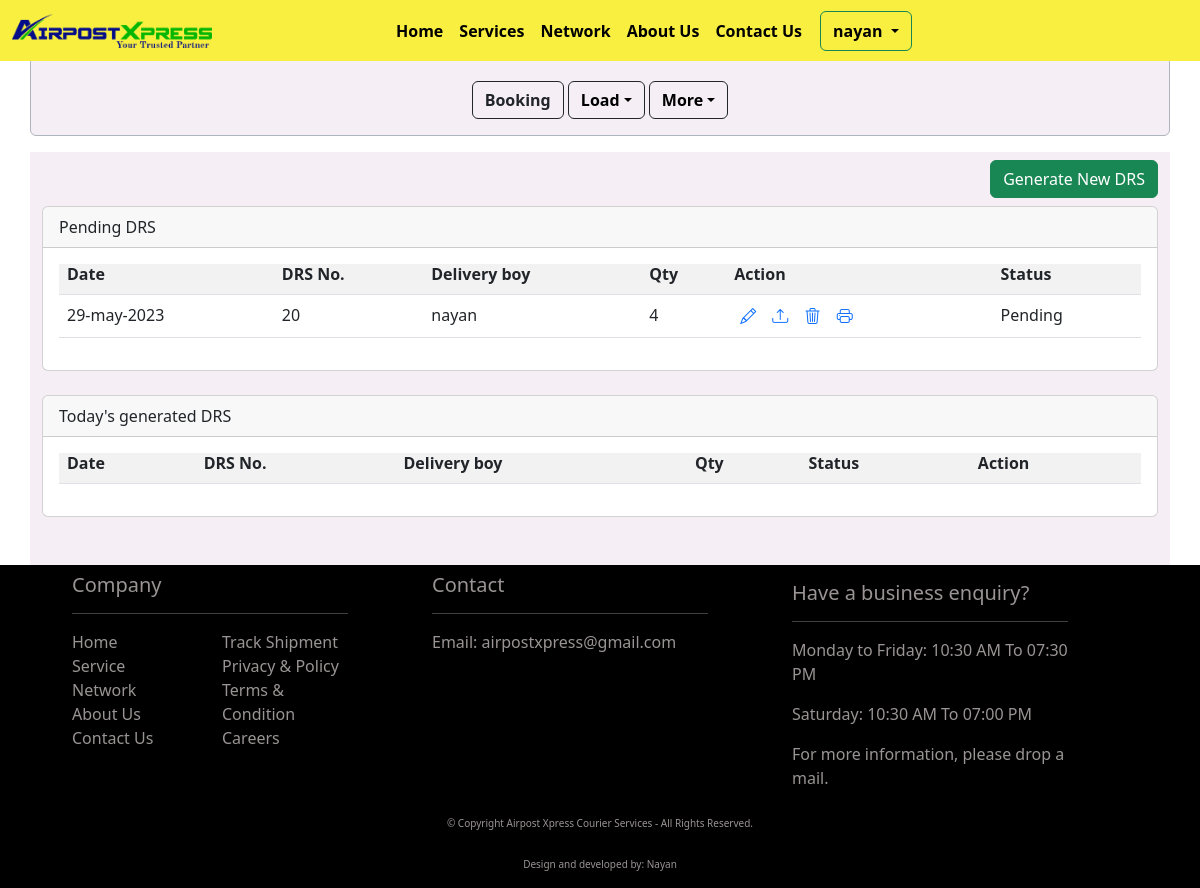
/drs (signed in), run on an earlier commit of the app's database.
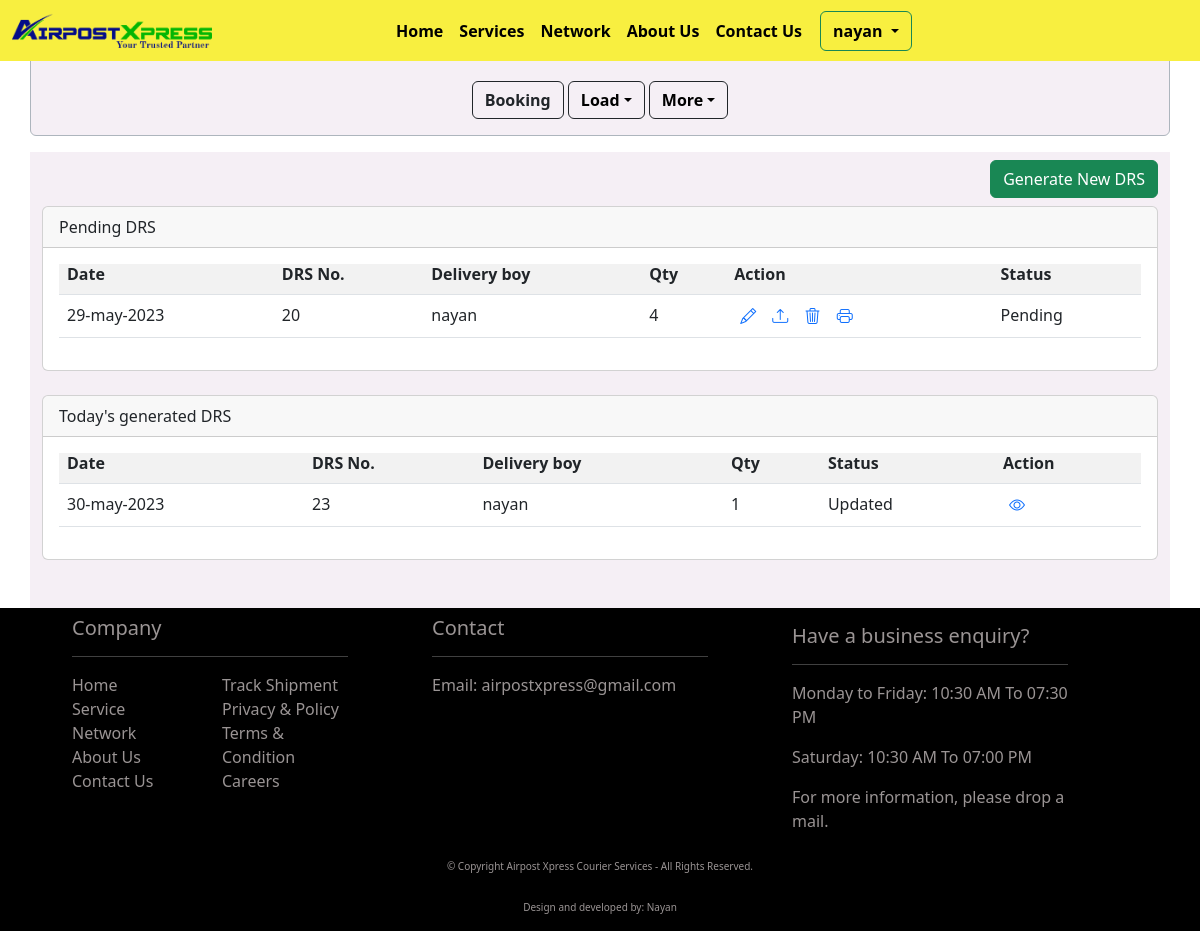
And on a later commit of the database.
### api/models.py (models this page shows, shortened)
class DrsMaster(models.Model):
    drs_no = models.CharField(max_length=25, blank=False, null=True)
    date = models.DateTimeField(blank=True, null=True)
    area_name = models.ForeignKey(AreaMaster, on_delete=models.CASCADE ,blank=False, null=True)
    deliveryboy_name = models.ForeignKey(DeliveryBoyMaster, on_delete=models.CASCADE ,blank=False, null=True)
    status = models.CharField(max_length=25, choices=DRS_STATUS, blank=True, null=True)
    user = models.ForeignKey(User, on_delete=models.CASCADE, blank=False, null=False)
    created_at = models.DateTimeField(auto_now_add=True, null=True, blank=True)
    updated_at = models.DateTimeField(auto_now=True, null=True)
    class Meta:
        verbose_name_plural = "DRS Master"

class DeliveryBoyMaster(models.Model):
    delivery_boy_name = models.CharField(max_length=256, blank=False, null=True)
    mobile_number = models.CharField(max_length=15, blank=False, null=False)
    alternate_number = models.CharField(max_length=15, blank=True, null=True)
    email = models.CharField(max_length=50, blank=True, null=True)
    area_name = models.ForeignKey(AreaMaster, on_delete=models.CASCADE ,blank=False, null=True, related_name="area_names")
    user = models.ForeignKey(User, on_delete=models.CASCADE, blank=False, null=True, related_name="user_detail")
    created_at = models.DateTimeField(auto_now_add=True, null=True)
    class Meta:
        verbose_name_plural = "Delivery Boy Details"

### api/views.py (the view)
# urls.py: path(r"drs", drs, name="drs"),
@login_required(login_url="login_auth")
def drs(request):
    drs_details = []
    today_drs_details_list = []
    today = datetime.date.today() - timedelta(days=1)
    details = DrsMaster.objects.filter(user=request.user, status="Pending").order_by('-date', '-drs_no')
    for i in details:
        temp_dict = {}
        total_docs = DrsTransactionHistory.objects.filter(drs_number=i.drs_no, user=request.user).count()
        temp_dict["id"] = i.id
        temp_dict["date"] = i.date
        temp_dict["drs_no"] = i.drs_no
        temp_dict["deliveryboy_name"] = i.deliveryboy_name.delivery_boy_name
        temp_dict["total_docs"] = total_docs
        drs_details.append(temp_dict)
    today_drs_details = DrsMaster.objects.filter(user=request.user, date__gte=today).order_by('-date', '-drs_no')
    for i in today_drs_details:
        temp_dict = {}
        total_docs = DrsTransactionHistory.objects.filter(drs_number=i.drs_no, user=request.user).count()
        temp_dict["id"] = i.id
        temp_dict["date"] = i.date
        temp_dict["drs_no"] = i.drs_no
        temp_dict["deliveryboy_name"] = i.deliveryboy_name.delivery_boy_name
        temp_dict["total_docs"] = total_docs
        temp_dict["status"] = i.status
        today_drs_details_list.append(temp_dict)
    context = {"drs_details": drs_details, "today_drs_details": today_drs_details_list}
    return render(request, "drs.html", context=context)

### api/templates/drs.html (shortened to what this page needs)
{% extends 'base.html' %}{% block title %}DRS{% endblock title %}{% load static %}{% block content %}
<div class="container back_color">
    <div class="row justify-content-center">
        <div class="col-md-6">
        </div>
        <div class="col-md-6">
            <form action="" method="POST">
                <a href="{% url 'generate_drs' %}" class="btn btn-success float-end mb-2 mt-2">Generate New DRS</a>
            </form>
        </div>
    </div>
    <div class="row">
        <div class="col-md-12 mb-5">
            <div class="card">
                <div class="card-header">
                    Pending DRS
                </div>
                <div class="card-body">
                    <div class="col-12">
                        <div class="scrollme">
                            <table class="table table-striped table-responsive" id="table-1">
                                <tbody>
                                    <tr>
                                        <th>Date</th>
                                        <th>DRS No.</th>
                                        <th>Delivery boy</th>
                                        <th>Qty</th>
                                        <th>Action</th>
                                        <th>Status</th>
                                    </tr>
                                    {% for drs in drs_details %}
                                    <tr>
                                        <td>{{ drs.date|date:"d-b-Y" }}</td>
                                        <td>{{ drs.drs_no }}</td>
                                        <td>{{ drs.deliveryboy_name }}</td>
                                        <td>{{ drs.total_docs }}</td>
                                        <td>
                                            <button type='button' id='edit_button' class='border-0 bg-transparent text-primary editButton' data-sid="{{ drs.drs_no }}" title="Edit DRS"><i class="bi bi-pencil"></i></button>
                                            <button type='button' id='upload_button' class='border-0 bg-transparent text-primary uploadButton' data-sid="{{ drs.drs_no }}" title="Upload DRS"><i class="bi bi-upload"></i></button>
                                            <button type='button' id='delete_button' class='border-0 bg-transparent text-primary deleteButton' data-sid="{{ drs.id }}" title="Delete DRS" data-toggle="modal" data-target="#deleteModal"><i class="bi bi-trash3"></i></button>
                                            <button type='button' id='print_button' class='border-0 bg-transparent text-primary printButton' data-sid="{{ drs.drs_no }}" title="Print DRS"><i class="bi bi-printer"></i></button>
                                        </td>
                                        <td>Pending</td>
                                    </tr>
                                    {% endfor %}
                                </tbody>
                            </table>
                        </div>
                    </div>
                </div>
            </div>
            <div class="card mt-4">
                <div class="card-header">
                    Today's generated DRS
                </div>
                <div class="card-body">
                    <div class="col-12">
                        <div class="scrollme">
                            <table class="table table-striped table-responsive">
                                <tbody>
                                    <tr>
                                        <th>Date</th>
                                        <th>DRS No.</th>
                                        <th>Delivery boy</th>
                                        <th>Qty</th>
                                        <th>Status</th>
                                        <th>Action</th>
                                    </tr>
                                    {% for drs in today_drs_details %}
                                    <tr>
                                        <td>{{ drs.date|date:"d-b-Y" }}</td>
                                        <td>{{ drs.drs_no }}</td>
                                        <td>{{ drs.deliveryboy_name }}</td>
                                        <td>{{ drs.total_docs }}</td>
                                        <td>{{ drs.status }}</td>
                                        {% if drs.status == 'Pending' %}
                                        <td></td>
                                        {% else %}
                                        <td><button type='button' id='view_button' class='border-0 bg-transparent text-primary viewButton' data-sid="{{ drs.drs_no }}" title="View DRS"><i class="bi bi-eye"></i></button></td>
                                        {% endif %}
                                    </tr>
                                    {% endfor %}
                                </tbody>
                            </table>
                        </div>
                    </div>
                </div>
            </div>
        </div>
    </div>
</div>
{% include 'drs_list_ajax.html' %} {% endblock content %}

### api/templates/base.html (shortened to what this page needs)
<!DOCTYPE html>
<html lang="en">
<head>
    <meta name="viewport" content="width=device-width, initial-scale=1.0"> {% load static %}
    <link rel="stylesheet" href="{% static 'css\\index.css' %}">
    <link rel="stylesheet" href="{% static 'css\\tracking.css' %}">
    <link rel="stylesheet" href="{% static 'css\\dashboard.css' %}">
    <link href="https://cdn.jsdelivr.net/npm/bootstrap@5.3.0-alpha1/dist/css/bootstrap.min.css" rel="stylesheet">
    <link rel="stylesheet" href="https://cdnjs.cloudflare.com/ajax/libs/bootstrap-datepicker/1.9.0/css/bootstrap-datepicker.min.css" />
    <link rel="stylesheet" href="https://cdn.jsdelivr.net/npm/bootstrap-icons@1.10.3/font/bootstrap-icons.css">
</head>
<body>
    <nav class="navbar navbar-expand-lg navbar-default nav_color_spec fixed-top">
        <div class="container-fluid">
            <a class="navbar-brand" href="{% url 'home' %}">
                <img src="{% static 'img/airpost_logo.png' %}" alt="Airpost Xpress" class="img-fluid" id="nav_img">
            </a>
            <div class="collapse navbar-collapse" id="navbarSupportedContent">
                <div class="menu_btn">
                    <ul class="navbar-nav me-auto mb-2 mb-lg-0">
                        <li class="nav-item">
                            <a class="nav-link active hover-underline-animation" aria-current="page" href="{% url 'home' %}">Home</a>
                        </li>
                        <li class="nav-item">
                            <a class="nav-link hover-underline-animation" aria-current="page" href="{% url 'services' %}">Services</a>
                        </li>
                        <li class="nav-item">
                            <a class="nav-link hover-underline-animation" aria-current="page" href="{% url 'network' %}">Network</a>
                        </li>
                        <li class="nav-item">
                            <a class="nav-link hover-underline-animation" aria-current="page" href="{% url 'about_us' %}">About Us</a>
                        </li>
                        <li class="nav-item">
                            <a class="nav-link hover-underline-animation" aria-current="page" href="{% url 'ContactUS' %}">Contact Us</a>
                        </li>
                        {% if user.is_authenticated %}
                        <div class="btn-group">
                            <button type="button" class="btn btn-outline-success dropdown-toggle nav_login_btn" data-bs-toggle="dropdown" aria-expanded="false">
                                {{ user.username }}
                            </button>
                        </div>
                        {% else %}
                        <li class="nav-item">
                            <a class="btn btn-outline-success nav_login_btn" aria-current="page" href="{% url 'login_auth' %}">Login</a>
                        </li>
                        {% endif %}
                    </ul>
                </div>
            </div>
        </div>
    </nav>
    {% if user.is_authenticated %}
    <div class="container mt-5 alert alert-dark back_color">
        <div class="row justify-content-center">
            <div class="col-md-6 text-center">
                <a href="{% url 'bookings' %}" class="text-decoration-none btn btn-outline-dark mt-3"><b>Booking</b></a>
                <div class="btn-group">
                    <button type="button" class="btn btn-outline-dark mt-3 dropdown-toggle nav_login_btn mx-0" data-bs-toggle="dropdown" aria-expanded="false">Load</button>
                </div>
                <div class="btn-group">
                    <button type="button" class="btn btn-outline-dark mt-3 dropdown-toggle nav_login_btn mx-0" data-bs-toggle="dropdown" aria-expanded="false">More</button>
                </div>
            </div>
        </div>
    </div>
    {% endif %}
    {% block content %} {% endblock content %}
    <div class="container-fluid bg-black">
        <div class="row justify-content-evenly">
            <div class="col-md-3 mb-5">
                <h5 class="link-text-decor pt-2">Company</h5>
                <hr class="bold-lines">
                <div class="row">
                    <div class="col-6">
                        <a href="{% url 'home' %}" class="link-text-decor mt-5">Home</a><br>
                        <a href="{% url 'services' %}" class="link-text-decor mt-5">Service</a><br>
                        <a href="{% url 'network' %}" class="link-text-decor mt-5">Network</a><br>
                        <a href="{% url 'about_us' %}" class="link-text-decor">About Us</a><br>
                        <a href="{% url 'ContactUS' %}" class="link-text-decor">Contact Us</a><br>
                    </div>
                    <div class="col-6">
                        <a href="tracking" class="link-text-decor">Track Shipment</a><br>
                        <a href="" class="link-text-decor">Privacy & Policy</a><br>
                        <a href="" class="link-text-decor">Terms & Condition</a><br>
                        <a href="" class="link-text-decor">Careers</a><br>
                    </div>
                </div>
            </div>
            <div class="col-md-3">
                <h5 class="link-text-decor pt-2">Contact</h5>
                <hr class="bold-lines">
                <a href="mailto:airpostxpress@gmail.com" class="link-text-decor">Email: airpostxpress@gmail.com</a>
            </div>
            <div class="col-md-3">
                <h5 class="link-text-decor pt-3">Have a business enquiry?</h5>
                <hr class="bold-lines">
                <p class="link-text-decor">Monday to Friday: 10:30 AM To 07:30 PM</p>
                <p class="link-text-decor">Saturday: 10:30 AM To 07:00 PM</p>
                <p class="link-text-decor">For more information, please drop a mail.</p>
            </div>
            <br>
            <p class="link-text-decor text-center sm_in_sm">&#169; Copyright {{ today_date }} Airpost Xpress Courier Services - All Rights Reserved.</p>
            <p class="link-text-decor text-center sm_in_sm">Design and developed by: Nayan</p>
        </div>
    </div>
</body>
</html>

### api/static/css/index.css (style rules this page uses)
#nav_img { width: 200px; }
.menu_btn { padding-left: 160px; font-weight: bold; }
.nav_login_btn { color: black !important; font-weight: bold !important; margin-left: 10px !important; }
.hover-underline-animation { display: inline-block; position: relative; color: #000000 !important; }
.hover-underline-animation:after { content: ''; position: absolute; width: 100%; transform: scaleX(0); height: 2px; bottom: 0; left: 0; background-color: #07c627; transform-origin: bottom right; transition: transform 0.25s ease-out; }
.bold-lines { font-weight: bolder; color: white; }
.link-text-decor { text-decoration: none; color: rgb(154, 148, 148); }
.nav_color_spec { background: rgb(248, 239, 64); }
@media screen and (max-width: 1200px) { .sm_in_sm { padding-top: 10px; font-size: 10px; } }

### api/static/css/tracking.css (style rules this page uses)
.scrollme { overflow: auto; }

### api/static/css/dashboard.css (style rules this page uses)
.table-responsive { margin-top: -10px; max-height: 450px !important; }
.back_color { background-color: rgba(240, 230, 240, 0.628) !important; }

What changed in the data, as far as the page shows it:
added DrsMaster: date "30-may-2023", drs_no "23", status "Updated"
Also different on the page:
new list line: "nayan"
new list line: "1"
